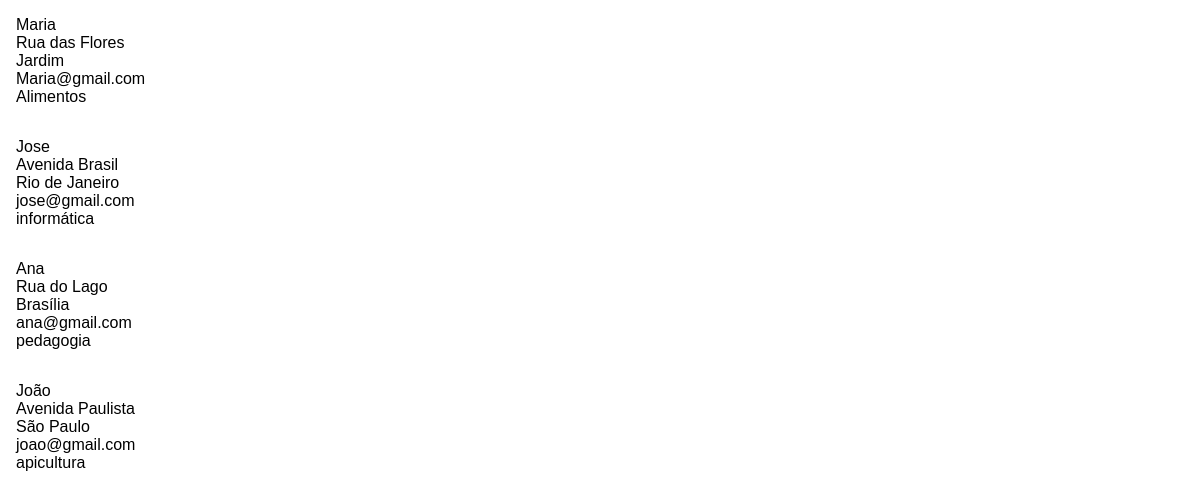
The page / on the database its author committed.
### matricula/models.py (models this page shows, shortened)
class Aluno(models.Model):
    Nome = models.CharField(max_length=60)
    Endereco = models.CharField(max_length=150)
    Cidade = models.CharField(max_length=100)
    Email = models.EmailField(max_length=150)
    Curso = models.CharField(max_length=180)

### matricula/views.py (the view)
# urls.py: path('', index)
def index(request):
    lista = Aluno.objects.all()
    return render(request, 'index.html', {'lista' : lista})

### matricula/templates/index.html (shortened to what this page needs)
<!DOCTYPE html>
<html lang="en">
<head>
    {% load static %}
    <link rel="stylesheet" href='{% static "estilo.css"%}'>
</head>
<body>
    {% for aluno in lista %}
    <main>
    <div>
        <p>{{aluno.Nome}}</p>
        <p>{{aluno.Endereco}}</p>
        <p>{{aluno.Cidade}}</p>
        <p>{{aluno.Email}}</p>
        <p>{{aluno.Curso}}</p>
    </div>
    </main>
    {% endfor %}
</body>
</html>

### matricula/static/estilo.css (style rules this page uses)
* { box-sizing: border-box; margin: 0; padding: 0; font-family: Arial, Helvetica, sans-serif; }
main { display: flex; flex-direction: column; min-height: calc(5vh - 2rem); padding: 1rem 1rem; }

### rows shown on the page
Aluno: Nome "Maria", Endereco "Rua das Flores", Cidade "Jardim", Email "Maria@gmail.com", Curso "Alimentos"
Aluno: Nome "Jose", Endereco "Avenida Brasil", Cidade "Rio de Janeiro", Email "jose@gmail.com", Curso "informática"
Aluno: Nome "Ana", Endereco "Rua do Lago", Cidade "Brasília", Email "ana@gmail.com", Curso "pedagogia"
Aluno: Nome "João", Endereco "Avenida Paulista", Cidade "São Paulo", Email "joao@gmail.com", Curso "apicultura"
